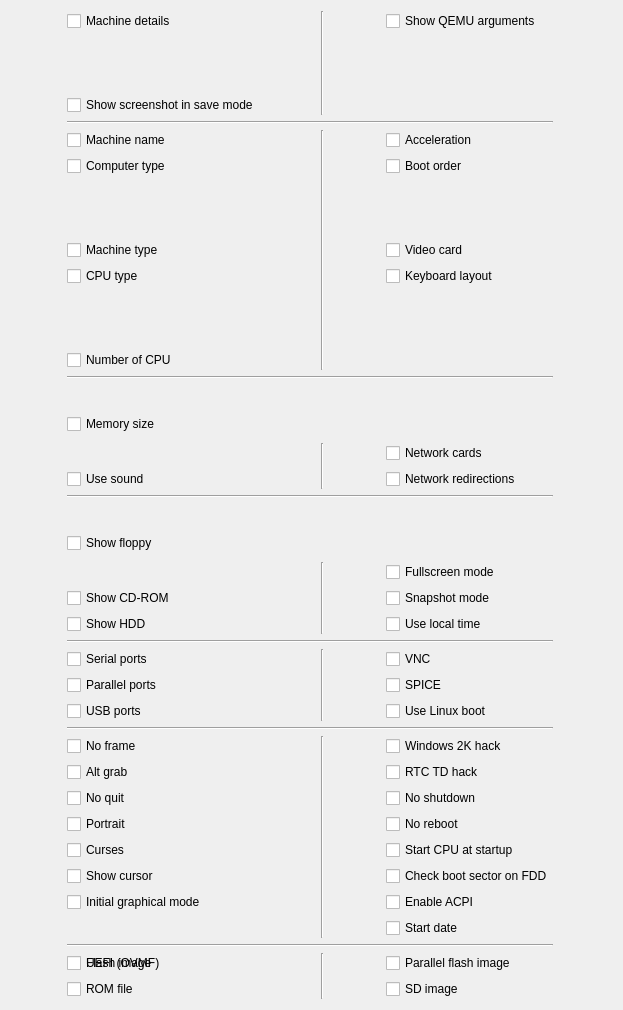
         <widget class="QWidget" name="scrollAreaWidgetContents">
          <property name="geometry">
           <rect>
            <x>0</x>
            <y>0</y>
            <width>623</width>
            <height>1010</height>
           </rect>
          </property>
          <layout class="QGridLayout" name="gridLayout_2">
           <item row="25" column="1" rowspan="8">
            <widget class="Line" name="line_3">
             <property name="orientation">
              <enum>Qt::Vertical</enum>
             </property>
            </widget>
           </item>
           <item row="16" column="0" rowspan="2">
            <widget class="QCheckBox" name="CH_Show_FDD">
             <property name="text">
              <string>Show floppy</string>
             </property>
            </widget>
           </item>
           <item row="11" column="0" colspan="3">
            <widget class="Line" name="line">
             <property name="orientation">
              <enum>Qt::Horizontal</enum>
             </property>
            </widget>
           </item>
           <item row="32" column="2">
            <widget class="QCheckBox" name="CH_Start_Date">
             <property name="text">
              <string>Start date</string>
             </property>
            </widget>
           </item>
           <item row="34" column="0">
            <widget class="QCheckBox" name="CH_MTDBlock">
             <property name="text">
              <string>Flash image</string>
             </property>
            </widget>
           </item>
           <item row="34" column="2">
            <widget class="QCheckBox" name="CH_PFlash">
             <property name="text">
              <string>Parallel flash image</string>
             </property>
            </widget>
           </item>
           <item row="34" column="0">
            <widget class="QCheckBox" name="CH_UEFI">
             <property name="text">
              <string>UEFI (OVMF)</string>
             </property>
            </widget>
           </item>
           <item row="35" column="0">
            <widget class="QCheckBox" name="CH_ROM_File">
             <property name="text">
              <string>ROM file</string>
             </property>
            </widget>
           </item>
           <item row="35" column="2">
            <widget class="QCheckBox" name="CH_SD_Image">
             <property name="text">
              <string>SD image</string>
             </property>
            </widget>
           </item>
           <item row="10" column="0">
            <widget class="QCheckBox" name="CH_Number_of_CPU">
             <property name="text">
              <string>Number of CPU</string>
             </property>
            </widget>
           </item>
           <item row="5" column="0">
            <widget class="QCheckBox" name="CH_Computer_Type">
             <property name="text">
              <string>Computer type</string>
             </property>
            </widget>
           </item>
           <item row="7" column="2">
            <widget class="QCheckBox" name="CH_Video_Card">
             <property name="text">
              <string>Video card</string>
             </property>
            </widget>
           </item>
           <item row="4" column="2">
            <widget class="QCheckBox" name="CH_Machine_Accelerator">
             <property name="text">
              <string>Acceleration</string>
             </property>
            </widget>
           </item>
           <item row="5" column="2">
            <widget class="QCheckBox" name="CH_Boot_Priority">
             <property name="text">
              <string>Boot order</string>
             </property>
            </widget>
           </item>
           <item row="8" column="2">
            <widget class="QCheckBox" name="CH_Keyboard_Layout">
             <property name="text">
              <string>Keyboard layout</string>
             </property>
            </widget>
           </item>
           <item row="7" column="0">
            <widget class="QCheckBox" name="CH_Machine_Type">
             <property name="text">
              <string>Machine type</string>
             </property>
            </widget>
           </item>
           <item row="8" column="0">
            <widget class="QCheckBox" name="CH_CPU_Type">
             <property name="text">
              <string>CPU type</string>
             </property>
            </widget>
           </item>
           <item row="2" column="0">
            <widget class="QCheckBox" name="CH_Show_Screenshot_in_Save_Mode">
             <property name="enabled">
              <bool>true</bool>
             </property>
             <property name="sizePolicy">
              <sizepolicy hsizetype="Maximum" vsizetype="Fixed">
               <horstretch>0</horstretch>
               <verstretch>0</verstretch>
              </sizepolicy>
             </property>
             <property name="text">
              <string>Show screenshot in save mode</string>
             </property>
            </widget>
           </item>
           <item row="0" column="0">
            <widget class="QCheckBox" name="CH_Machine_Details">
             <property name="text">
              <string>Machine details</string>
             </property>
            </widget>
           </item>
           <item row="4" column="0">
            <widget class="QCheckBox" name="CH_Machine_Name">
             <property name="text">
              <string>Machine name</string>
             </property>
            </widget>
           </item>
           <item row="12" column="0" rowspan="2">
            <widget class="QCheckBox" name="CH_Memory_Size">
             <property name="text">
              <string>Memory size</string>
             </property>
            </widget>
           </item>
           <item row="13" column="2">
            <widget class="QCheckBox" name="CH_Network_Cards">
             <property name="text">
              <string>Network cards</string>
             </property>
            </widget>
           </item>
           <item row="14" column="0">
            <widget class="QCheckBox" name="CH_Use_Sound">
             <property name="text">
              <string>Use sound</string>
             </property>
            </widget>
           </item>
           <item row="14" column="2">
            <widget class="QCheckBox" name="CH_Redirections">
             <property name="text">
              <string>Network redirections</string>
             </property>
            </widget>
           </item>
           <item row="15" column="0" colspan="3">
            <widget class="Line" name="line_2">
             <property name="orientation">
              <enum>Qt::Horizontal</enum>
             </property>
            </widget>
           </item>
           <item row="17" column="2">
            <widget class="QCheckBox" name="CH_Fullscreen">
             <property name="text">
              <string>Fullscreen mode</string>
             </property>
            </widget>
           </item>
           <item row="18" column="2">
            <widget class="QCheckBox" name="CH_Snapshot">
             <property name="text">
              <string>Snapshot mode</string>
             </property>
            </widget>
           </item>
           <item row="18" column="0">
            <widget class="QCheckBox" name="CH_Show_CD">
             <property name="text">
              <string>Show CD-ROM</string>
             </property>
            </widget>
           </item>
           <item row="20" column="0" colspan="3">
            <widget class="Line" name="line_12">
             <property name="orientation">
              <enum>Qt::Horizontal</enum>
             </property>
            </widget>
           </item>
           <item row="19" column="0">
            <widget class="QCheckBox" name="CH_Show_HDD">
             <property name="text">
              <string>Show HDD</string>
             </property>
            </widget>
           </item>
           <item row="19" column="2">
            <widget class="QCheckBox" name="CH_Localtime">
             <property name="text">
              <string>Use local time</string>
             </property>
            </widget>
           </item>
           <item row="21" column="0">
            <widget class="QCheckBox" name="CH_Serial_Port">
             <property name="text">
              <string>Serial ports</string>
             </property>
            </widget>
           </item>
           <item row="22" column="0">
            <widget class="QCheckBox" name="CH_Parallel_Port">
             <property name="text">
              <string>Parallel ports</string>
             </property>
            </widget>
           </item>
           <item row="13" column="1" rowspan="2">
            <widget class="Line" name="line_5">
             <property name="orientation">
              <enum>Qt::Vertical</enum>
             </property>
            </widget>
           </item>
           <item row="17" column="1" rowspan="3">
            <widget class="Line" name="line_7">
             <property name="orientation">
              <enum>Qt::Vertical</enum>
             </property>
            </widget>
           </item>
           <item row="21" column="2">
            <widget class="QCheckBox" name="CH_VNC">
             <property name="text">
              <string>VNC</string>
             </property>
            </widget>
           </item>
           <item row="22" column="2">
            <widget class="QCheckBox" name="CH_SPICE">
             <property name="text">
              <string>SPICE</string>
             </property>
            </widget>
           </item>
           <item row="24" column="0" colspan="3">
            <widget class="Line" name="line_6">
             <property name="orientation">
              <enum>Qt::Horizontal</enum>
             </property>
            </widget>
           </item>
           <item row="23" column="0">
            <widget class="QCheckBox" name="CH_USB_Port">
             <property name="text">
              <string>USB ports</string>
             </property>
            </widget>
           </item>
           <item row="23" column="2">
            <widget class="QCheckBox" name="CH_Linux_Boot">
             <property name="text">
              <string>Use Linux boot</string>
             </property>
            </widget>
           </item>
           <item row="25" column="0">
            <widget class="QCheckBox" name="CH_No_Frame">
             <property name="text">
              <string>No frame</string>
             </property>
            </widget>
           </item>
           <item row="25" column="2">
            <widget class="QCheckBox" name="CH_Win2K_Hack">
             <property name="text">
              <string>Windows 2K hack</string>
             </property>
            </widget>
           </item>
           <item row="26" column="2">
            <widget class="QCheckBox" name="CH_RTC_TD_Hack">
             <property name="text">
              <string>RTC TD hack</string>
             </property>
            </widget>
           </item>
           <item row="26" column="0">
            <widget class="QCheckBox" name="CH_Alt_Grab">
             <property name="text">
              <string>Alt grab</string>
             </property>
            </widget>
           </item>
           <item row="27" column="0">
            <widget class="QCheckBox" name="CH_No_Quit">
             <property name="text">
              <string>No quit</string>
             </property>
            </widget>
           </item>
           <item row="27" column="2">
            <widget class="QCheckBox" name="CH_No_Shutdown">
             <property name="text">
              <string>No shutdown</string>
             </property>
            </widget>
           </item>
           <item row="28" column="0">
            <widget class="QCheckBox" name="CH_Portrait">
             <property name="text">
              <string>Portrait</string>
             </property>
            </widget>
           </item>
           <item row="28" column="2">
            <widget class="QCheckBox" name="CH_No_Reboot">
             <property name="text">
              <string>No reboot</string>
             </property>
            </widget>
           </item>
           <item row="29" column="0">
            <widget class="QCheckBox" name="CH_Curses">
             <property name="text">
              <string>Curses</string>
             </property>
            </widget>
           </item>
           <item row="29" column="2">
            <widget class="QCheckBox" name="CH_Start_CPU">
             <property name="text">
              <string>Start CPU at startup</string>
             </property>
            </widget>
           </item>
           <item row="30" column="0">
            <widget class="QCheckBox" name="CH_Show_Cursor">
             <property name="text">
              <string>Show cursor</string>
             </property>
            </widget>
           </item>
           <item row="30" column="2">
            <widget class="QCheckBox" name="CH_Check_Boot_on_FDD">
             <property name="text">
              <string>Check boot sector on FDD</string>
             </property>
            </widget>
           </item>
           <item row="31" column="0">
            <widget class="QCheckBox" name="CH_Init_Graphical_Mode">
             <property name="text">
              <string>Initial graphical mode</string>
             </property>
            </widget>
           </item>
           <item row="33" column="0" colspan="3">
            <widget class="Line" name="line_9">
             <property name="orientation">
              <enum>Qt::Horizontal</enum>
             </property>
            </widget>
           </item>
           <item row="31" column="2">
            <widget class="QCheckBox" name="CH_ACPI">
             <property name="text">
              <string>Enable ACPI</string>
             </property>
            </widget>
           </item>
           <item row="3" column="0" colspan="3">
            <widget class="Line" name="line_24">
             <property name="orientation">
              <enum>Qt::Horizontal</enum>
             </property>
            </widget>
           </item>
           <item row="0" column="2">
            <widget class="QCheckBox" name="CH_Show_QEMU_Args">
             <property name="enabled">
              <bool>true</bool>
             </property>
             <property name="sizePolicy">
              <sizepolicy hsizetype="Maximum" vsizetype="Fixed">
               <horstretch>0</horstretch>
               <verstretch>0</verstretch>
              </sizepolicy>
             </property>
             <property name="text">
              <string>Show QEMU arguments</string>
             </property>
            </widget>
           </item>
           <item row="34" column="1" rowspan="2">
            <widget class="Line" name="line_14">
             <property name="orientation">
              <enum>Qt::Vertical</enum>
             </property>
            </widget>
           </item>
           <item row="4" column="1" rowspan="7">
            <widget class="Line" name="line_4">
             <property name="orientation">
              <enum>Qt::Vertical</enum>
             </property>
            </widget>
           </item>
           <item row="21" column="1" rowspan="3">
            <widget class="Line" name="line_8">
             <property name="orientation">
              <enum>Qt::Vertical</enum>
             </property>
            </widget>
           </item>
           <item row="0" column="1" rowspan="3">
            <widget class="Line" name="line_11">
             <property name="orientation">
              <enum>Qt::Vertical</enum>
             </property>
            </widget>
           </item>
          </layout>
         </widget>
